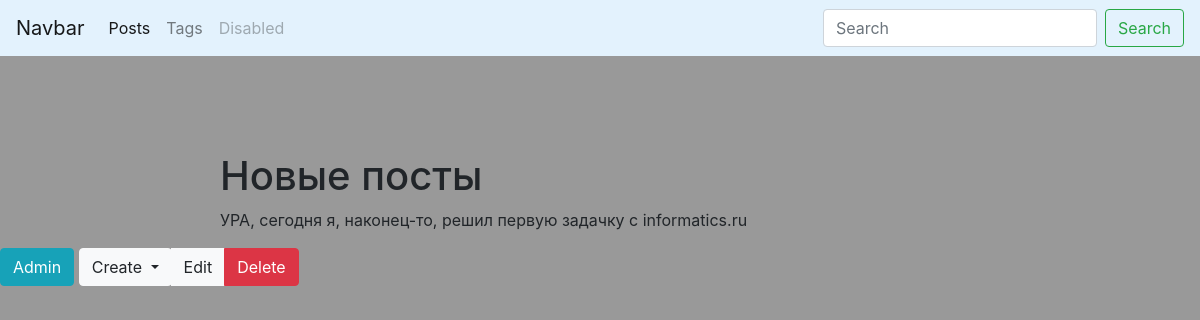
The page /blog/post/new_po/ (signed in) on the database its author committed.
### blog/models.py (models this page shows, shortened)
class Post(models.Model):
    title = models.CharField(max_length=100, db_index=True, verbose_name='Заголовок')
    slug = models.SlugField(max_length=20, unique=True, blank=True, verbose_name='Слаг')
    body = models.TextField(blank=True, db_index=True, verbose_name='Тело')
    tags = models.ManyToManyField('Tag', blank=True, related_name='posts', verbose_name='Тэги')
    date_pub = models.DateTimeField(auto_now_add=True, verbose_name='Дата публикации')
    def get_update_url(self):
        return reverse('post_update_url', kwargs={'slug': self.slug})
    def get_delete_url(self):
        return reverse('post_delete_url', kwargs={'slug': self.slug})
    class Meta:
        verbose_name = 'пост'
        verbose_name_plural = 'посты'
        ordering = ['-date_pub']

### blog/views.py (the view)
# urls.py: path('post/<str:slug>/', PostDetail.as_view(), name='post_detail_url'),
class PostDetail(ObjectDetailMixin, View ):
    model = Post
    template = "blog/post_detail.html"

### blog/utiles.py (called while the page is built)
    def get(self, request, slug):
        obj = get_object_or_404(self.model, slug__iexact=slug)
        return render(request, self.template, context={self.model.__name__.lower(): obj, 'admin_object': obj, 'detail': True})

### blog/templates/blog/post_detail.html (shortened to what this page needs)
{% extends 'blog/base_blog.html' %}
{% block content %}
<h1 class="mt-5">
    {{ post.title }}
</h1>
<p>
    {{ post.body }}
</p>
{% endblock %}

### blog/static/css/admin.css (style rules this page uses)
body { background: #999; }

### rows shown on the page
Post: title "Новые посты", body "УРА, сегодня я, наконец-то, решил первую задачку с informatics.ru"
